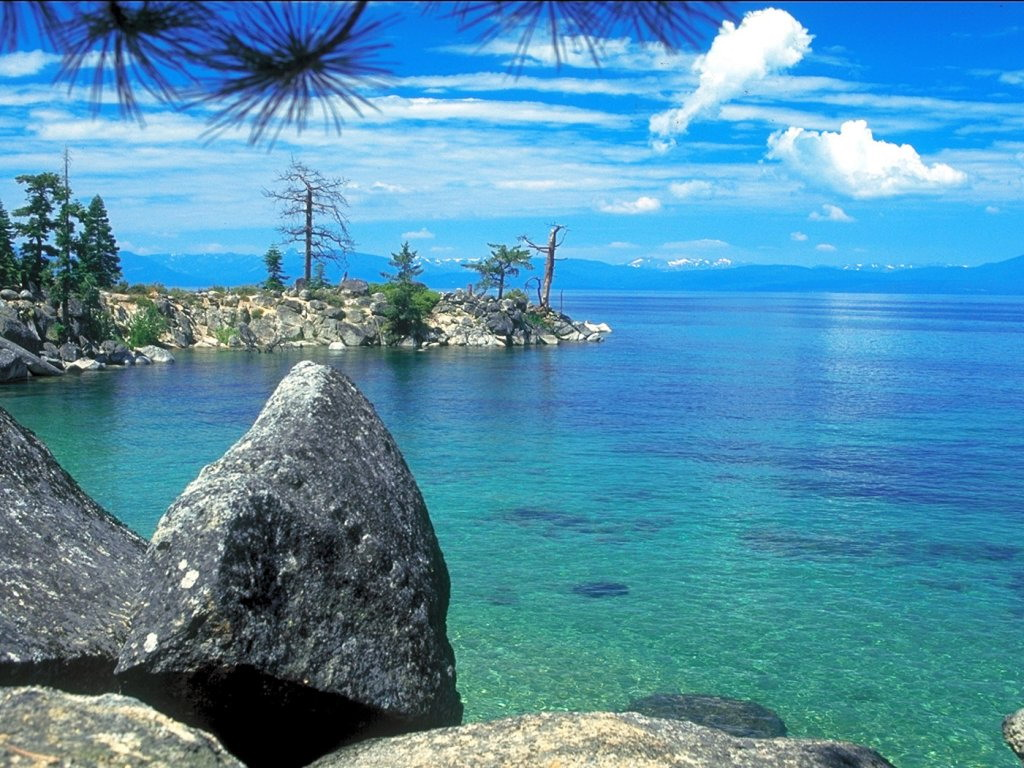
#> input picture Denoise/data/Gray_Change/beautiful nature scenery-1.jpg, 1024 x 768 px; its folder holds 4 pictures in this run
$ python gray_image.py
#> lines starting #> are read from the running program, lines starting #| are printed output that depends on the picture
import cv2
import os
import glob

cv_img = []
i = 0
for img in glob.glob("Gray_Change/*.jpg"):
    n = cv2.imread(img)
#> n is the input picture: shape (768, 1024, 3); mean B, G, R 171.4, 142.1, 81.4
    namefile = img[12:]
    namefileout = str(i) + '.png'
    grayImage = cv2.cvtColor(n, cv2.COLOR_BGR2GRAY)
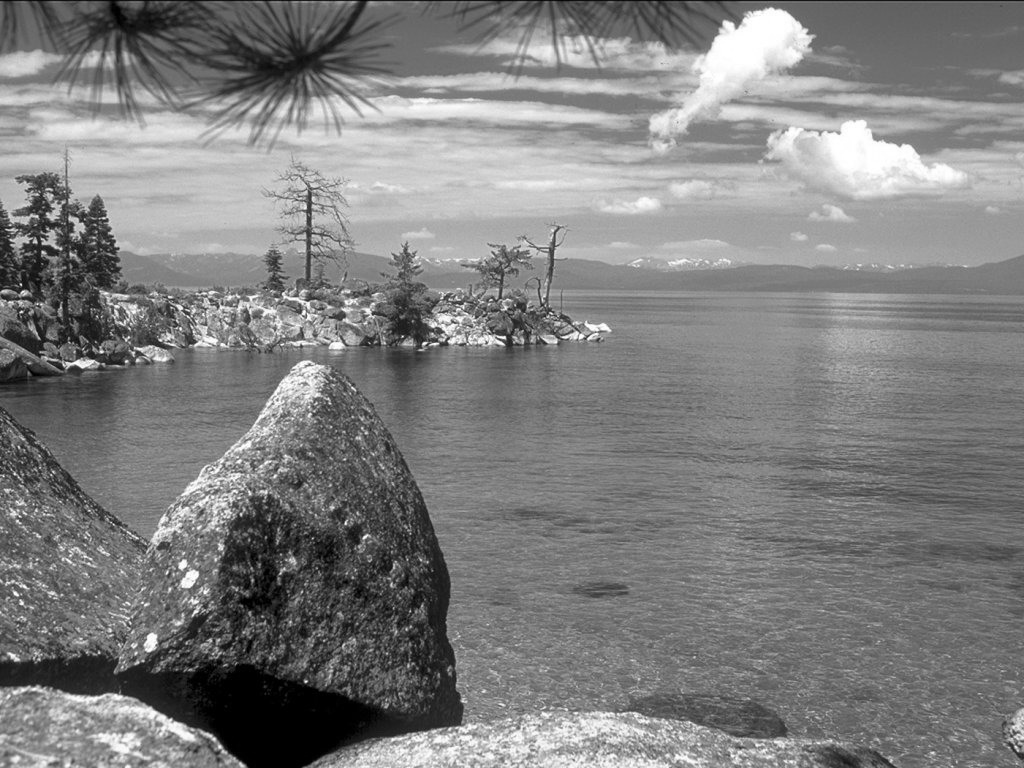
#> grayImage: shape (768, 1024); min 0, max 255, mean 127.3
    cv2.imwrite("test/Set12/"+namefileout, grayImage) # xuất file
    i = i + 1
    print(i)
    cv_img.append(n)
#> pass 2 of the loop `for img in glob.glob("Gray_Change/*.jpg"):`:
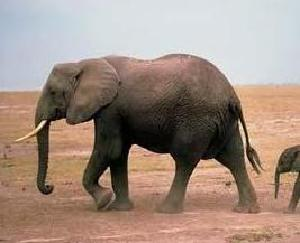
#> input picture Denoise/data/Gray_Change/image_0004.jpg, 300 x 243 px
#> n is the input picture: shape (243, 300, 3); mean B, G, R 128.5, 140.7, 160.4
#> `grayImage = cv2.cvtColor(n, cv2.COLOR_BGR2GRAY)`:
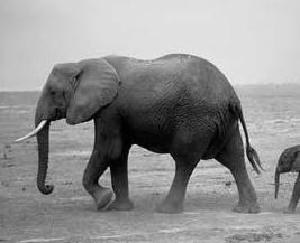
#> grayImage: shape (243, 300); min 0, max 250, mean 145.2
#> pass 3 of the loop `for img in glob.glob("Gray_Change/*.jpg"):`:
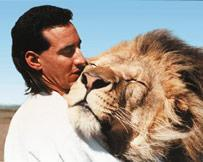
#> input picture Denoise/data/Gray_Change/image_0027.jpg, 203 x 162 px
#> n is the input picture: shape (162, 203, 3); mean B, G, R 142.1, 150.6, 160
#> `grayImage = cv2.cvtColor(n, cv2.COLOR_BGR2GRAY)`:
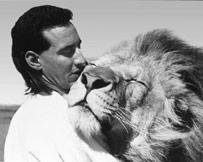
#> grayImage: shape (162, 203); min 2, max 255, mean 152.5
#> the loop made 4 passes; the first 3 are shown


# [13 lines of commented-out code are left out]
